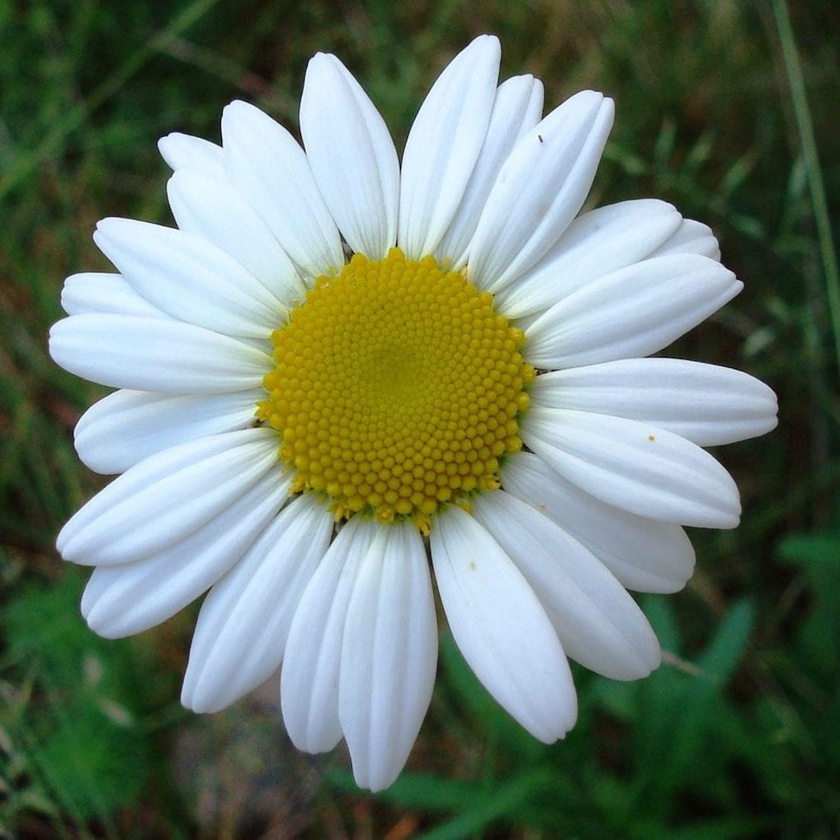
%> input picture daisy.jpg, 840 x 840 px, shrunk from 1100 x 1100 before the run
$ octave wiener_filter.m   (GNU Octave 9; MATLAB toolbox functions it lacks are replaced by stand-ins)
%> lines starting %> are read from the running program, lines starting %| are printed output that depends on the picture
### gaussian.m
function h = gaussian(k, n1, n2)
[k1, k2] = meshgrid(-n2/2+1:n2/2, -n1/2+1:n1/2);
d = (k1.^2 + k2.^2);
h = exp(-k  .* d );
end

### wiener_filter.m
close all; clear; clc

% Read the image
img = imread('daisy.jpg');
%> img is the input picture: size 840x840x3 uint8; mean R, G, B 107.2, 122.9, 107.4
img_values = double(rgb2gray(img));
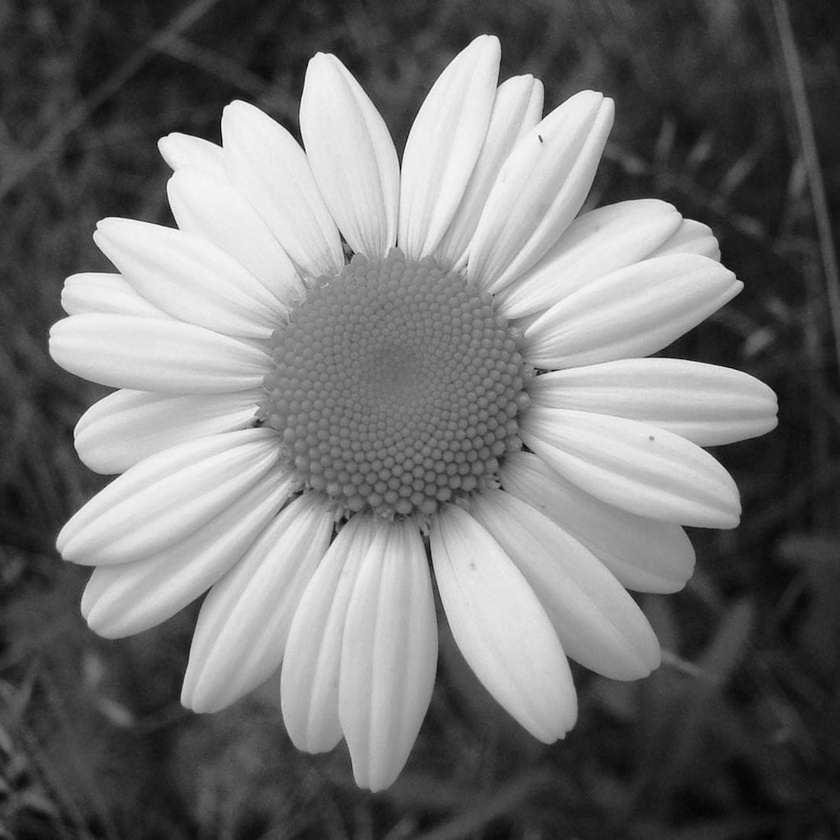
%> img_values: size 840x840 double; min 0, max 253, mean 116.4
[n1, n2] = size(img_values);
%> n1 = 840; n2 = 840

% Calculate the DFT of the image
f = fftshift(fft2(img_values));

% Get the degradation function
h1 = gaussian(0.0025, n1,n2);
h1(h1 == 0) = 0.001;
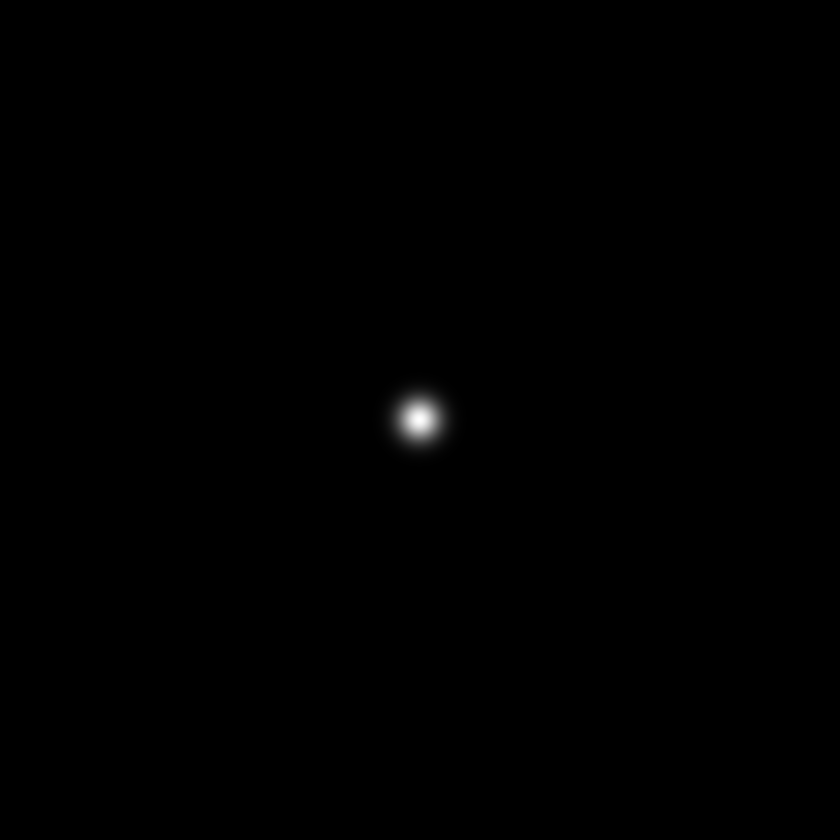
%> h1: size 840x840 double; min 4.94e-324, max 1, mean 0.00179

%Apply degradation
f1 = f .* h1;

% Find the inverse FT
restore_img = ifft2(f1);
blurred = abs(restore_img)/255;
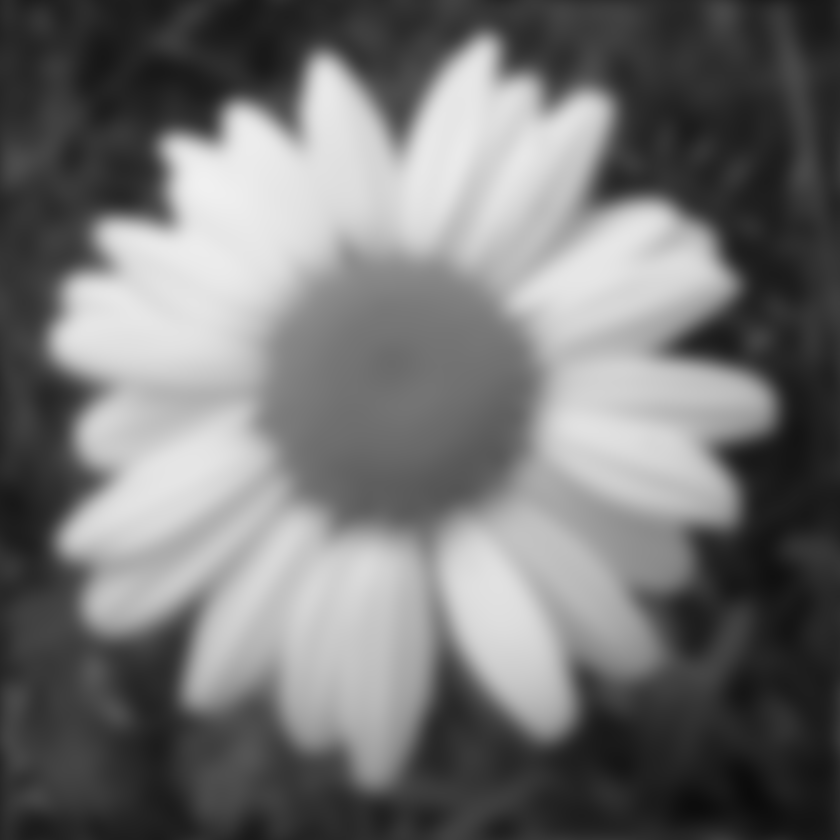
%> blurred: size 840x840 double; min 0.0458, max 0.943, mean 0.454
figure; imshow(blurred); title('blurred image');

% Generate Gaussian noise
mu= 0.1;
sigma = 0.05;
noise = normrnd(mu,sigma,size(img_values));
noise(noise == 0) = 0.0001;
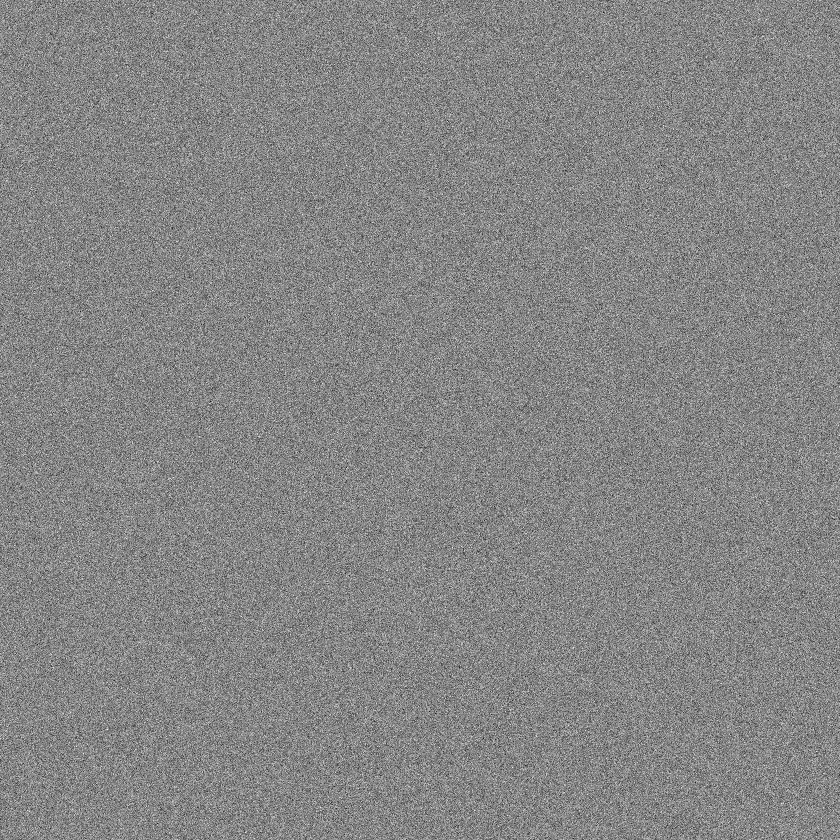
%> noise: size 840x840 double; min -0.151, max 0.327, mean 0.1; drawn with min black and max white

% Add noise to the spatial domain of the image
blurred_noisy_image = blurred + noise;
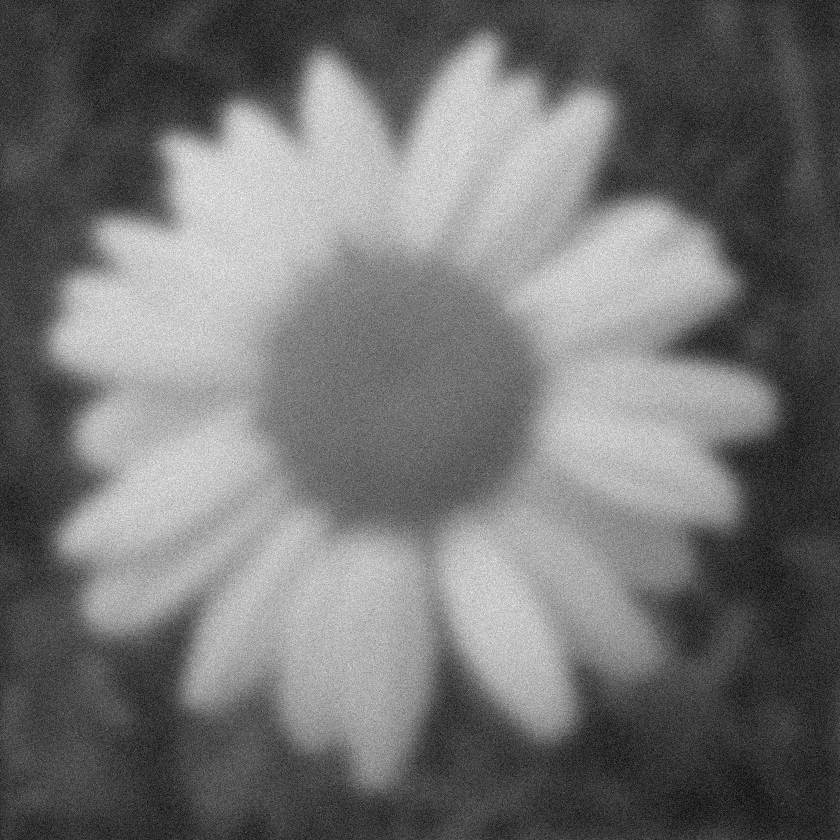
%> blurred_noisy_image: size 840x840 double; min -0.0128, max 1.25, mean 0.554; drawn with min black and max white

% Display the image
figure;
subplot(1,2,1); imshow(img_values/255); title('original image');
subplot(1,2,2);imshow(blurred_noisy_image); title('blurred and noisy image');
F = f1./h1;
F = ifft2(F);
figure;
imshow(abs(F)/255); title('Restoration by inverse filtering');
%Calculate |H(u,v)|^2
h2 = abs(h1).^2;
%Calculate Sn(u,V)
noise_freq = fftshift(fft2(noise));
sn = abs(noise_freq);
%Calculate Sf(u,v)
sf = abs(f);
wiener = (conj(h1)./(h2 + sn./sf));
blur_noise_freq = fftshift(fft2(blurred_noisy_image));
r1 = wiener .* blur_noise_freq;
re = ifft2(r1);
figure;
subplot(1,2,1);imshow(blurred_noisy_image); title('Before Wiener');
subplot(1,2,2);imshow(abs(re)); title('After Wiener');
%> after `imshow(abs(re))`:
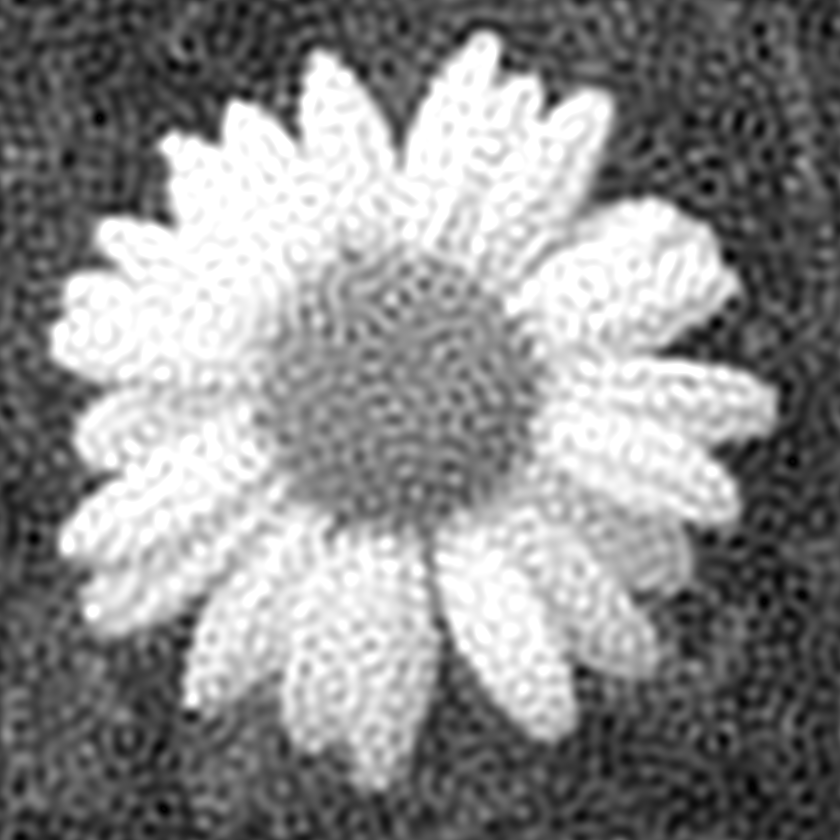
%> displayed picture: size 840x840, on the screen's scale of 0 to 255; min 0, max 255, mean 141
